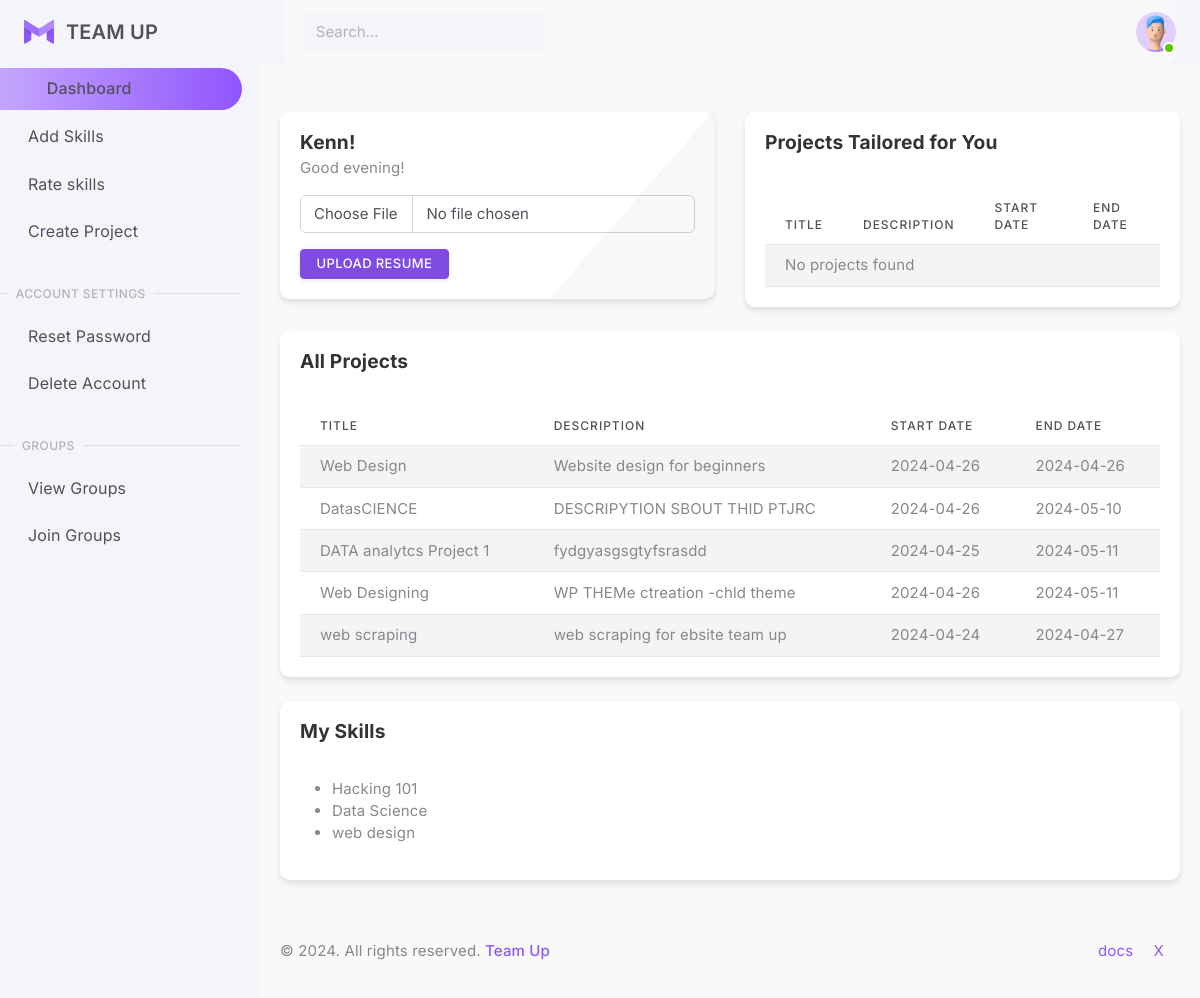
/dashboard.php (signed in), run on the app's committed database.
### tables this page shows
CREATE TABLE `users` (
  `user_id` int(11) NOT NULL,
  `username` varchar(50) NOT NULL,
  `email` varchar(100) NOT NULL,
  `password` varchar(255) NOT NULL,
  `created_at` timestamp NOT NULL DEFAULT current_timestamp(),
  `resume_path` varchar(255) DEFAULT NULL
);

CREATE TABLE `projects` (
  `project_id` int(11) NOT NULL,
  `title` varchar(100) NOT NULL,
  `description` text DEFAULT NULL,
  `start_date` date DEFAULT NULL,
  `end_date` date DEFAULT NULL,
  `creator_id` int(11) DEFAULT NULL,
  `created_at` timestamp NOT NULL DEFAULT current_timestamp()
);

CREATE TABLE `skills` (
  `skill_id` int(11) NOT NULL,
  `skill_name` varchar(50) NOT NULL
);

### dashboard.php (the view, shortened to what this page needs)
<!DOCTYPE html>
<html
  lang="en"
  class="light-style layout-menu-fixed layout-compact"
  dir="ltr"
  data-theme="theme-default"
  data-assets-path="assets/"
  data-template="vertical-menu-template-free">
  <head>
    <link rel="stylesheet" href="assets/vendor/fonts/materialdesignicons.css" />
    <link rel="stylesheet" href="assets/vendor/libs/node-waves/node-waves.css" />
    <link rel="stylesheet" href="assets/vendor/css/core.css" class="template-customizer-core-css" />
    <link rel="stylesheet" href="assets/vendor/css/theme-default.css" class="template-customizer-theme-css" />
    <link rel="stylesheet" href="assets/css/demo.css" />
    <link rel="stylesheet" href="assets/vendor/libs/perfect-scrollbar/perfect-scrollbar.css" />
    <link rel="stylesheet" href="assets/vendor/libs/apex-charts/apex-charts.css" />
  </head>
  <body>
    <div class="layout-wrapper layout-content-navbar">
      <div class="layout-container">
        <?php
        include 'db_connection.php';
        $email = $_SESSION['email'];
        $user_query = "SELECT * FROM users WHERE email='$email'";
        $user_result = mysqli_query($conn, $user_query);
        $user_data = mysqli_fetch_assoc($user_result);
        ?>
        <aside id="layout-menu" class="layout-menu menu-vertical menu bg-menu-theme">
          <div class="app-brand demo">
            <a href="index.html" class="app-brand-link">
              <span class="app-brand-logo demo me-1">
                <span style="color: var(--bs-primary)">
                </span>
              </span>
              <span class="app-brand-text demo menu-text fw-semibold ms-2">Team Up</span>
            </a>
          </div>
          <ul class="menu-inner py-1">
            <li class="menu-item active open">
              <a href="javascript:void(0);" class="menu-link">
                <i class="menu-icon tf-icons mdi mdi-home-outline"></i>
                <div data-i18n="Dashboards">Dashboard</div>
              </a>
            </li>
            <li class="menu-item">
    <a href="add_skill.php" class="menu-link">
        <div data-i18n="Account Settings">Add Skills</div>
    </a>
</li>
            <li class="menu-item">
              <a href="rate_skills.php" class="menu-link">
                <div data-i18n="Authentications">Rate skills</div>
              </a>
            </li>
            <li class="menu-item">
              <a href="add_project.php" class="menu-link">
                <div data-i18n="Authentications">Create Project</div>
              </a>
            </li>
            <li class="menu-header fw-medium mt-4"><span class="menu-header-text">Account Settings</span></li>
            <li class="menu-item">
              <a href="reset_password.html" class="menu-link">
                <div data-i18n="Basic">Reset Password</div>
              </a>
            </li>
            <li class="menu-item">
              <a href="delete_account.php" class="menu-link" >
                <div data-i18n="Basic">Delete Account</div>
              </a>
            </li>
            <li class="menu-header fw-medium mt-4"><span class="menu-header-text">Groups</span></li>
            <li class="menu-item">
              <a
                href="view_groups.php"
                target="_blank"
                class="menu-link">
                <div data-i18n="Support">View Groups</div>
              </a>
            </li>
            <li class="menu-item">
              <a
                href="invite_users.php"
                target="_blank"
                class="menu-link">
                <div data-i18n="Support">Join Groups</div>
              </a>
            </li>
          </ul>
        </aside>
        <div class="layout-page">
          <nav
            class="layout-navbar container-xxl navbar navbar-expand-xl navbar-detached align-items-center bg-navbar-theme"
            id="layout-navbar">
            <div class="navbar-nav-right d-flex align-items-center" id="navbar-collapse">
              <div class="navbar-nav align-items-center">
                <div class="nav-item d-flex align-items-center">
                  <i class="mdi mdi-magnify mdi-24px lh-0"></i>
                  <input
                    type="text"
                    class="form-control border-0 shadow-none bg-body"
                    placeholder="Search..."
                    aria-label="Search..." />
                </div>
              </div>
              <ul class="navbar-nav flex-row align-items-center ms-auto">
                <li class="nav-item navbar-dropdown dropdown-user dropdown">
                  <a
                    class="nav-link dropdown-toggle hide-arrow p-0"
                    href="javascript:void(0);"
                    data-bs-toggle="dropdown">
                    <div class="avatar avatar-online">
                      <img src="assets/img/avatars/1.png" alt class="w-px-40 h-auto rounded-circle" />
                    </div>
                  </a>
                </li>
              </ul>
            </div>
          </nav>
<?php include('db_connection.php'); ?>
<div class="content-wrapper">
    <div class="container-xxl flex-grow-1 container-p-y">
        <div class="row gy-4">
        <div class="col-md-12 col-lg-4">
    <div class="card">
        <div class="card-body">
            <h4 class="card-title mb-1"><?php echo isset($user_data['username']) ? $user_data['username'] : 'Name Not Provided'; ?>!</h4>
            <p class="pb-0" id="greeting"></p>
            <form action="upload_resume.php" method="post" enctype="multipart/form-data">
                <div class="mb-3">
                    <input type="file" name="resume" class="form-control">
                </div>
                <button type="submit" class="btn btn-sm btn-primary">Upload Resume</button>
            </form>
        </div>
        <img src="assets/img/icons/misc/triangle-light.png" class="scaleX-n1-rtl position-absolute bottom-0 end-0" width="166" alt="triangle background" data-app-light-img="icons/misc/triangle-light.png" data-app-dark-img="icons/misc/triangle-dark.png" />
    </div>
</div>
            <div class="col-md-12 col-lg-8">
    <div class="card">
        <div class="card-header">
            <h4 class="card-title">Projects Tailored for You</h4>
        </div>
        <div class="card-body">
            <div class="table-responsive">
                <table class="table table-hover table-striped">
                    <thead>
                        <tr>
                            <th>Title</th>
                            <th>Description</th>
                            <th>Start Date</th>
                            <th>End Date</th>
                        </tr>
                    </thead>
                    <tbody>
                        <?php
                        $user_id = $_SESSION['user_id'];
                        $sql = "SELECT p.title, p.description, p.start_date, p.end_date FROM projects p
                                INNER JOIN project_skills ps ON p.project_id = ps.project_id
                                INNER JOIN user_skills us ON ps.skill_id = us.skill_id
                                WHERE us.user_id = ? AND us.proficiency_level >= ps.proficiency_level_required";
                        $stmt = mysqli_prepare($conn, $sql);
                        mysqli_stmt_bind_param($stmt, "i", $user_id);
                        mysqli_stmt_execute($stmt);
                        $result = mysqli_stmt_get_result($stmt);
                        if (mysqli_num_rows($result) > 0) {
                            while ($row = mysqli_fetch_assoc($result)) {
                                echo "<tr>";
                                echo "<td>" . $row['title'] . "</td>";
                                echo "<td>" . $row['description'] . "</td>";
                                echo "<td>" . $row['start_date'] . "</td>";
                                echo "<td>" . $row['end_date'] . "</td>";
                                echo "</tr>";
                            }
                        } else {
                            echo "<tr><td colspan='4'>No projects found</td></tr>";
                        }
                        ?>
                    </tbody>
                </table>
            </div>
        </div>
    </div>
</div>
            <div class="col-md-12 col-lg-8">
                <div class="card">
                    <div class="card-header">
                        <h4 class="card-title">All Projects</h4>
                    </div>
                    <div class="card-body">
                        <div class="table-responsive">
                            <table class="table table-hover table-striped">
                                <thead>
                                    <tr>
                                        <th>Title</th>
                                        <th>Description</th>
                                        <th>Start Date</th>
                                        <th>End Date</th>
                                    </tr>
                                </thead>
                                <tbody>
                                    <?php
                                    $sql = "SELECT * FROM projects";
                                    $result = mysqli_query($conn, $sql);
                                    if (mysqli_num_rows($result) > 0) {
                                        while ($row = mysqli_fetch_assoc($result)) {
                                            echo "<tr>";
                                            echo "<td>" . $row['title'] . "</td>";
                                            echo "<td>" . $row['description'] . "</td>";
                                            echo "<td>" . $row['start_date'] . "</td>";
                                            echo "<td>" . $row['end_date'] . "</td>";
                                            echo "</tr>";
                                        }
                                    } else {
                                        echo "<tr><td colspan='4'>No projects found</td></tr>";
                                    }
                                    ?>
                                </tbody>
                            </table>
                        </div>
                    </div>
                </div>
            </div>
        </div>
        <div class="row gy-4">
            <div class="col-md-12 col-lg-8">
                <div class="card">
                    <div class="card-header">
                        <h4 class="card-title">My Skills</h4>
                    </div>
                    <div class="card-body">
                        <?php
                        $sql = "SELECT skill_name FROM user_skills INNER JOIN skills ON user_skills.skill_id = skills.skill_id WHERE user_id = ? LIMIT 4";
                        if ($stmt = mysqli_prepare($conn, $sql)) {
                            mysqli_stmt_bind_param($stmt, "i", $user_id);
                            mysqli_stmt_execute($stmt);
                            $result = mysqli_stmt_get_result($stmt);
                            if (mysqli_num_rows($result) > 0) {
                                echo "<ul>";
                                while ($row = mysqli_fetch_assoc($result)) {
                                    echo "<li>" . $row['skill_name'] . "</li>";
                                }
                                echo "</ul>";
                            } else {
                                echo "No skills found.";
                            }
                        }
                        ?>
                    </div>
                </div>
            </div>
        </div>
    </div>
</div>
            <footer class="content-footer footer bg-footer-theme">
              <div class="container-xxl">
                <div
                  class="footer-container d-flex align-items-center justify-content-between py-3 flex-md-row flex-column">
                  <div class="text-body mb-2 mb-md-0">
                    ©
                    .
                    All rights reserved. <span class="text-danger"><i class=""></i></span>
                    <a href="https://codewithkim.com" target="_blank" class="footer-link fw-medium"
                      >Team Up</a
                    >
                  </div>
                  <div class="d-none d-lg-inline-block">
                    <a href="" class="footer-link me-3" target="_blank">docs</a>
                    <a href="https://twitter.com/codewithkim" target="_blank" class="footer-link me-3">X</a>
                  </div>
                </div>
              </div>
            </footer>
          </div>
        </div>
      </div>
  </body>
</html>

### assets/css/demo.css (style rules this page uses)
.menu .app-brand.demo { height: 64px; }
.app-brand-logo.demo svg { width: 30px; height: 24px; }
.app-brand-text.demo { font-size: 1.25rem; }

### dashboard.php (style rules this page uses)
.card { border-radius: 10px; box-shadow: 0 4px 6px rgba(0, 0, 0, 0.1); display: flex; flex-direction: column; }
.card-title { color: #333; font-size: 1.2rem; font-weight: bold; }
.card-body { padding: 20px; flex-grow: 1; }
.container-xxl { background-color: #f9f9f9; padding: 20px; }
.row { margin: 0 -15px; display: flex; flex-wrap: wrap; }
.col-md-12, .col-lg-6 { padding: 0 15px; flex: 1 1 50%; }
.btn-primary { background-color: #804be1; border-color: #804be1; color: #fff; }
.card img { position: absolute; bottom: -10px; right: -10px; }

### data on the page
users: username "Kenn"
projects: title "Web Design", description "Website design for beginners", start_date "2024-04-26", end_date "2024-04-26"
projects: title "DatasCIENCE", description "DESCRIPYTION SBOUT THID PTJRC", start_date "2024-04-26", end_date "2024-05-10"
projects: title "DATA analytcs Project 1", description "fydgyasgsgtyfsrasdd", start_date "2024-04-25", end_date "2024-05-11"
projects: title "Web Designing", description "WP THEMe ctreation -chld theme", start_date "2024-04-26", end_date "2024-05-11"
projects: title "web scraping", description "web scraping for ebsite team up", start_date "2024-04-24", end_date "2024-04-27"
skills: skill_name "Hacking 101"
skills: skill_name "Data Science"
skills: skill_name "web design"
